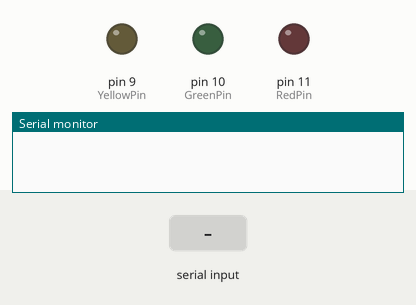
This sketch was run on a simulated Arduino Uno, built with avr-gcc and run on an emulated ATmega328P. Parts: output pins drawn as LEDs (lit = HIGH), the last lines printed to the serial monitor. The inputs (shaded band) are chosen by the test bench.

Above: at 1.2 s.
1.3 s: "r90\n" received over Serial
At 2.1 s:
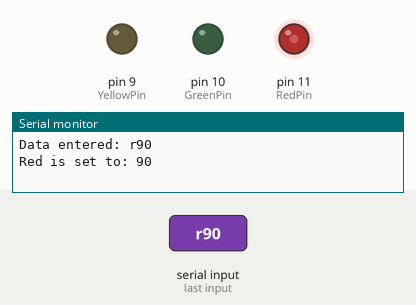
2.9 s: "g90\n" received over Serial
At 3.3 s:
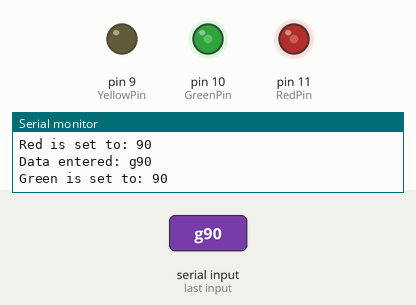
4.5 s: "r,45\n" received over Serial
At 5.7 s:
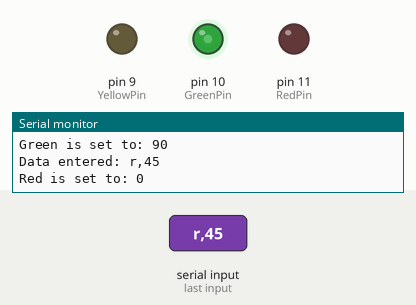
6.1 s: "y90\n" received over Serial
At 6.9 s:
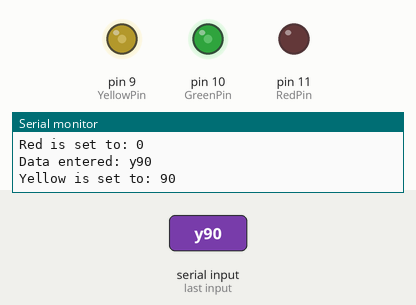
7.7 s: "R90\n" received over Serial
At 8.1 s:
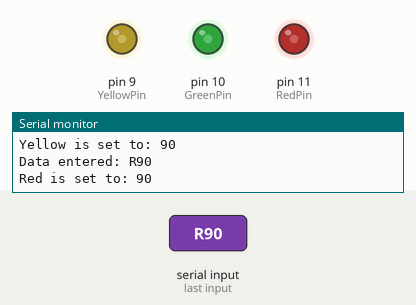
9.3 s: "g,45\n" received over Serial
At 10.6 s:
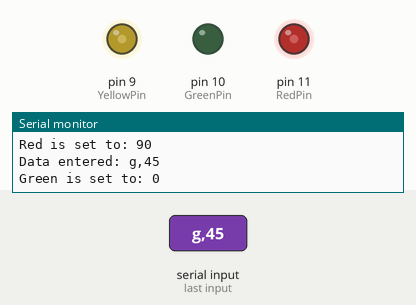
Timing chart, 0 to 11.9 s (numbered marks = the images above; inputs shaded):
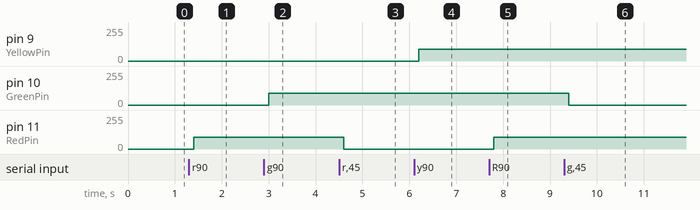

The sketch:

sketch_feb19b.ino
```cpp
//Project LAB 3

char buffer[18];
int red, green, Yellow;
int RedPin = 11;
int GreenPin = 10;
int YellowPin = 9;
void setup(){
  Serial.begin(9600);
  Serial.flush();
  pinMode(RedPin, OUTPUT);
  pinMode(GreenPin, OUTPUT);
  pinMode(YellowPin, OUTPUT);
}

void loop() {
  if (Serial.available() > 0 ){
    int index = 0 ;
    delay(100);
    int numChar = Serial.available();
    if ( numChar > 15 ){
      numChar = 15 ;
    }
    while (numChar--){
            buffer[index++] = Serial.read();
    }
    splitString(buffer);
  }
}

void splitString(char* data){
  Serial.print("Data entered: ");
  Serial.println(data);
  char* parameter;
  parameter = strtok (data, " ,");
  while (parameter != NULL) {
  setLED(parameter);
  parameter = strtok (NULL, " ,");
}
  for( int x=0 ; x<16 ; x++ ){
          buffer[x]='\0';
  }
  Serial.flush();
}
void setLED(char* data ){
  if ((data[0] == 'r') || (data[0] == 'R')) {
    int Ans = strtol(data+1, NULL, 10);
    Ans = constrain(Ans,0,255);
    analogWrite(RedPin, Ans);
    Serial.print("Red is set to: ");
    Serial.println(Ans);
  }
  if ((data[0] == 'g') || (data[0] == 'G')) {
    int Ans = strtol(data+1, NULL, 10);
    Ans = constrain(Ans,0,255);
    analogWrite(GreenPin, Ans);
    Serial.print("Green is set to: ");
    Serial.println(Ans);
  }

  if ((data[0] == 'y') || (data[0] == 'Y')) {
    int Ans = strtol(data+1, NULL, 10);
    Ans = constrain(Ans,0,255);
    analogWrite(YellowPin, Ans);
    Serial.print("Yellow is set to: ");
    Serial.println(Ans);
  }
}
```

Measured:
- after the input at 1.3 s, pin 11 (RedPin): 0/255 → 90/255 after 0.10 s
- after the input at 2.9 s, pin 10 (GreenPin): 0/255 → 90/255 after 0.10 s
- after the input at 4.5 s, pin 11 (RedPin): 90/255 → 0/255 after 0.10 s
- after the input at 6.1 s, pin 9 (YellowPin): 0/255 → 90/255 after 0.10 s
- after the input at 7.7 s, pin 11 (RedPin): 0/255 → 90/255 after 0.10 s
- after the input at 9.3 s, pin 10 (GreenPin): 90/255 → 0/255 after 0.10 s
